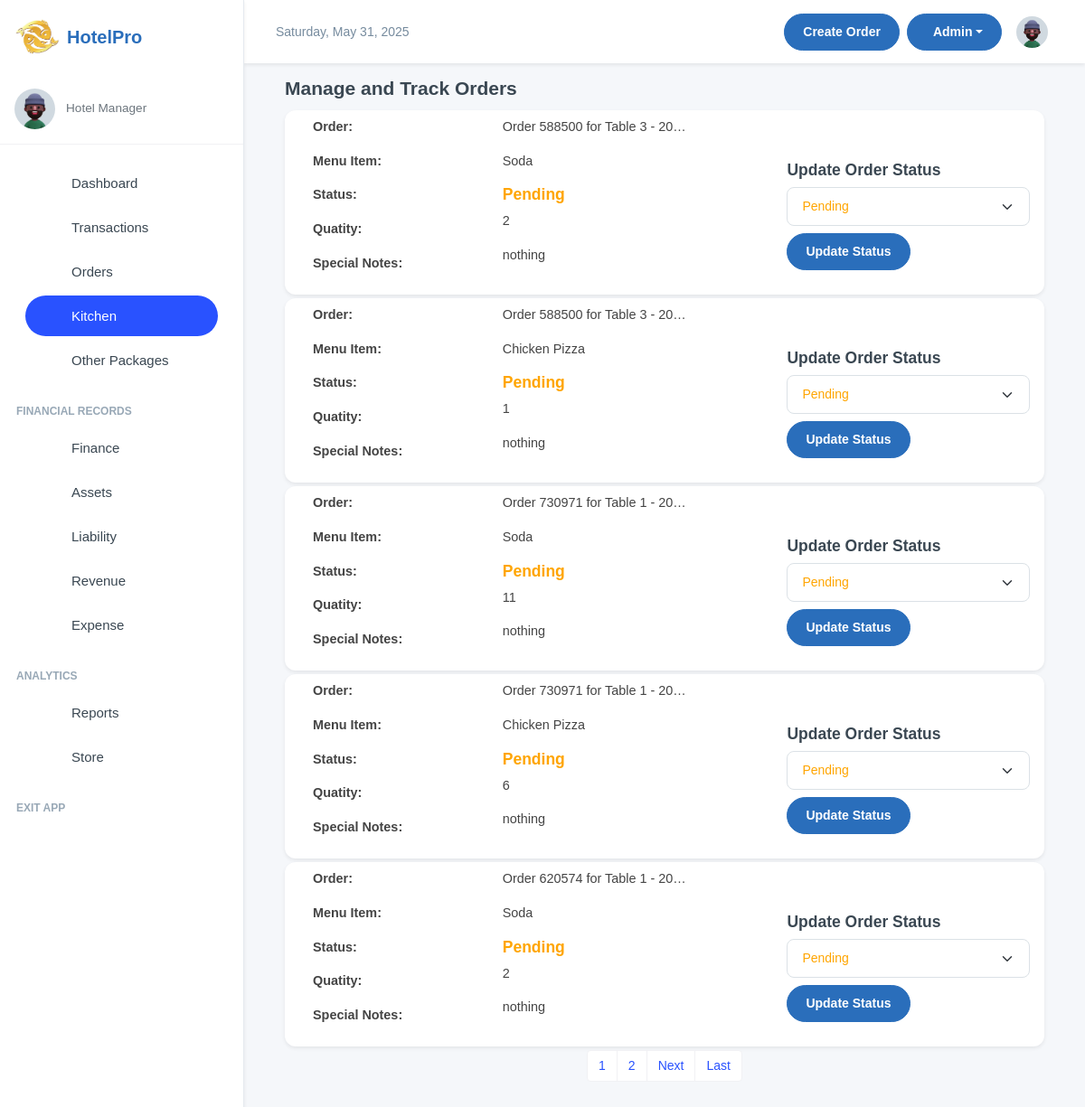
The page /kitchen/ on the database its author committed.
### inventory/models.py (models this page shows, shortened)
class OrderItem(models.Model):
    ORDER_TYPE_CHOICES = [
        ('Dine-In', 'Dine-In'),
        ('Take-Away', 'Take-Away'),
    ]
    SPECIAL_NOTES_CHOICES = [
        ('strongly spiced', 'strongly spiced'),
        ('midly spiced', 'midly spiced'),
       ( 'chips' , 'chips'),
       ('rice','rice'),
        ('posho', 'posho'),
       ( 'rice_posho','rice_posho' ),
        ('chips_rice', 'chips_rice'),
       ( 'rice_posho', 'rice_posho'),
        ('chips_posho', 'chips_posho')
    ]
    order = models.ForeignKey(OrderTransaction, on_delete=models.CASCADE, related_name='order_items')
    menu_item = models.ForeignKey(MenuItem, on_delete=models.CASCADE, null=True, blank=True)
    order_date = models.DateTimeField(auto_now_add=True)
    customer_name = models.CharField(max_length=255, blank=True, null=True, default="FishPoint Customer")
    dining_area = models.ForeignKey(DiningArea, on_delete=models.SET_NULL, null=True, blank=True)
    table = models.ForeignKey(Table, on_delete=models.SET_NULL, null=True, blank=True)
    total_price =  models.DecimalField(max_digits=10, decimal_places=2, default=Decimal('0.00'))
    quantity = models.IntegerField(blank=True, null=True)
    status = models.CharField(
        max_length=50, default='Pending',
        choices=[('Pending', 'Pending'), ('Preparing', 'Preparing'), ('Cooked', 'Completed'), ('Served', 'Served'), ('Cancelled', 'Cancelled')]
    )
    special_notes = models.CharField(
        default="nothing",
        max_length=50, blank=True, null=True,
        choices=SPECIAL_NOTES_CHOICES
        )
    order_type = models.CharField(
        max_length=10,
        choices=ORDER_TYPE_CHOICES,
        default='Dine-In'
    )
    updated = models.DateField(auto_now=True, blank=True, null=True)
    class Meta:
        verbose_name = 'Order Item'
        verbose_name_plural = 'Order Items'
        ordering = ['-order_date']

class OrderTransaction(models.Model):
    pay_mode = (
        ("NO PAYMENT", "NO PAYMENT"),
        ("CASH", "CASH"),
        ("MOMO PAY", "MOMO PAY"),
        ("AIRTEL PAY", "AIRTEL PAY"),
        ("BANK CARD", "BANK CARD"),
    )
    random_id = models.CharField(max_length=6, unique=True, editable=False, default=generate_random_id)
    customer_name = models.CharField(max_length=255, blank=True, null=True, default="FishPoint Customer")
    served_by = models.CharField(
        max_length=255, blank=True, null=True, default="Waitress")
    dining_area = models.ForeignKey(DiningArea, on_delete=models.SET_NULL, null=True, blank=True)
    table = models.ForeignKey(Table, on_delete=models.SET_NULL, null=True, blank=True )
    special_notes = models.TextField(default="Null")
    created = models.DateField(auto_now_add=True, blank=True, null=True)
    payment_mode = models.CharField(default="NO PAYMENT", max_length=50, choices=pay_mode)
    transaction_id = models.CharField(blank=True, null=True, max_length=100)
    created_by = models.ForeignKey(User, on_delete=models.SET_NULL, null=True, blank=True)
    updated = models.DateField(auto_now=True, blank=True, null=True)
    class Meta:
        ordering = ['-created']
    def __str__(self):
        if self.table and self.dining_area:
            return f"Order {self.random_id} for Table {self.table.table_number} in {self.dining_area.name} - {self.created}"
        elif self.table:
            return f"Order {self.random_id} for Table {self.table.table_number} - {self.created}"
        else:
            return f"Order {self.random_id} - {self.created}"

class Table(models.Model):
    table_number = models.IntegerField()
    dining_area = models.ForeignKey(DiningArea, on_delete=models.CASCADE, related_name='tables')
    capacity = models.IntegerField()  # Number of seats at the table
    is_available = models.BooleanField(default=True)

class MenuItem(models.Model):
    category = models.ForeignKey(Category, on_delete=models.CASCADE, related_name="menu_items")
    name = models.CharField(max_length=100)
    description = models.TextField()
    price = models.DecimalField(max_digits=10, decimal_places=2, default=Decimal('0.00'))
    is_available = models.BooleanField(default=True)
    image_url = models.ImageField(blank=True, null=True, upload_to="menu_items")
    def __str__(self):
        return self.name

### kitchen/views.py (the view)
# urls.py: path('kitchen/', include('kitchen.urls')),
def kitchen(request):
    orders = OrderItem.objects.all()
    paginator = Paginator(orders, 5)
    page_number = request.GET.get('page')
    orders = paginator.get_page(page_number)
    return render(request, "kitchen.html", {"orders": orders})

### kitchen/templates/kitchen.html (shortened to what this page needs)
{% extends 'base.html' %}
{% block content %}
<div class="container">
    <div class="card-body">
        <div class="row">
            <h4 class="fw-semibold mb-2">Manage and Track Orders</h4>
            <div class="container">
                {% if orders %}
                    {% for order in orders %}
                    <div class="card my-1">
                        <div class="row my-2 ms-3">
                            <div class="col-3">
                                <p class="fw-bolder">Order:</p>
                                <p class="fw-bolder">Menu Item:</p>
                                <p class="fw-bolder">Status:</p>
                                <p class="fw-bolder">Quatity:</p>
                                <p class="fw-bolder">Special Notes:</p>
                            </div>
                            <div class="col">
                                <p>{{ order.order|truncatechars:30 }}</p>
                                <p>{{ order.menu_item }}</p>
                                <h5 class="fw-bolder status-text {% if order.status == 'Pending' %}status-pending
                                            {% elif order.status == 'Preparing' %}status-preparing
                                            {% elif order.status == 'Served' %}status-served
                                            {% elif order.status == 'Cooked' %}status-completed
                                            {% elif order.status == 'Cancelled' %}status-cancelled
                                            {% endif %}">
                                    {{ order.status }}
                                </h5>
                                <p> {{ order.quantity }}</p>
                                <p>{{ order.special_notes|default:"N/A" }}</p>
                            </div>
                            <div class="col mx-3">
                                <h5 class="mt-5">Update Order Status</h5>
                                <form action="/kitchen/update_order_status/{{order.id}}/" method="post">
                                    <select name="status" class="form-select mb-2 order-status-select" data-order-id="{{ order.id }}">
                                        <option value="Pending" {% if order.status == "Pending" %}selected{% endif %}>Pending</option>
                                    </select>
                                    <button type="submit" class="btn btn-md btn-primary">Update Status</button>
                                </form>
                            </div>
                        </div>
                    </div>
                    {% endfor %}
                {% else %}
                    <p>No orders available at the moment.</p>
                {% endif %}
            </div>
        </div>
    </div>
</div>
<nav aria-label="Page navigation">
    <ul class="pagination justify-content-center">
        {% for page_num in orders.paginator.page_range %}
            {% if page_num >= orders.number|add:-2 and page_num <= orders.number|add:2 %}
            <li class="page-item {% if page_num == orders_list.number %}active{% endif %}">
                <a class="page-link" href="?page={{ page_num }}">{{ page_num }}</a>
            </li>
            {% elif page_num == 1 or page_num == orders.paginator.num_pages %}
            <li class="page-item">
                <a class="page-link" href="?page={{ page_num }}">{{ page_num }}</a>
            </li>
            {% elif page_num == orders.number|add:-3 or page_num == orders.number|add:3 %}
            <li class="page-item disabled"><span class="page-link">...</span></li>
            {% endif %}
        {% endfor %}
        {% if orders.has_next %}
        <li class="page-item">
            <a class="page-link" href="?page={{ orders.next_page_number }}">Next</a>
        </li>
        <li class="page-item">
            <a class="page-link" href="?page={{ orders.paginator.num_pages }}">Last</a>
        </li>
        {% endif %}
    </ul>
</nav>
{% endblock content %}

### templates/base.html (style rules this page uses)
:root { --primary-color: #2A6EBB; --secondary-color: #F8F9FA; --accent-color: #FFD700; --text-color: #333333; --success-color: #28a745; --danger-color: #dc3545; --warning-color: #ffc107; --info-color: #17a2b8; }
body { font-family: 'Poppins', sans-serif; background-color: #f5f7fa; }
.btn-primary { background-color: var(--primary-color); border-color: var(--primary-color); }
.card { border-radius: 0.75rem; border: none; box-shadow: 0 0.125rem 0.25rem rgba(0, 0, 0, 0.075); transition: transform 0.2s ease-in-out, box-shadow 0.2s ease-in-out; }

### kitchen/templates/kitchen.html (style rules this page uses)
.container .card-body p { font-size: .9rem; font-family: 'Arial', sans-serif; color: #444444; }
.status-pending { color: orange; }

### rows shown on the page
OrderItem: order "Order 588500 for Table 3 - 20…", menu_item "Soda", status "Pending", quantity "2", special_notes "nothing"
OrderItem: order "Order 588500 for Table 3 - 20…", menu_item "Chicken Pizza", status "Pending", quantity "1", special_notes "nothing"
OrderItem: order "Order 730971 for Table 1 - 20…", menu_item "Soda", status "Pending", quantity "11", special_notes "nothing"
OrderItem: order "Order 730971 for Table 1 - 20…", menu_item "Chicken Pizza", status "Pending", quantity "6", special_notes "nothing"
OrderItem: order "Order 620574 for Table 1 - 20…", menu_item "Soda", status "Pending", quantity "2", special_notes "nothing"

### other values the page prints
{{ page_num }} "1" "2"
